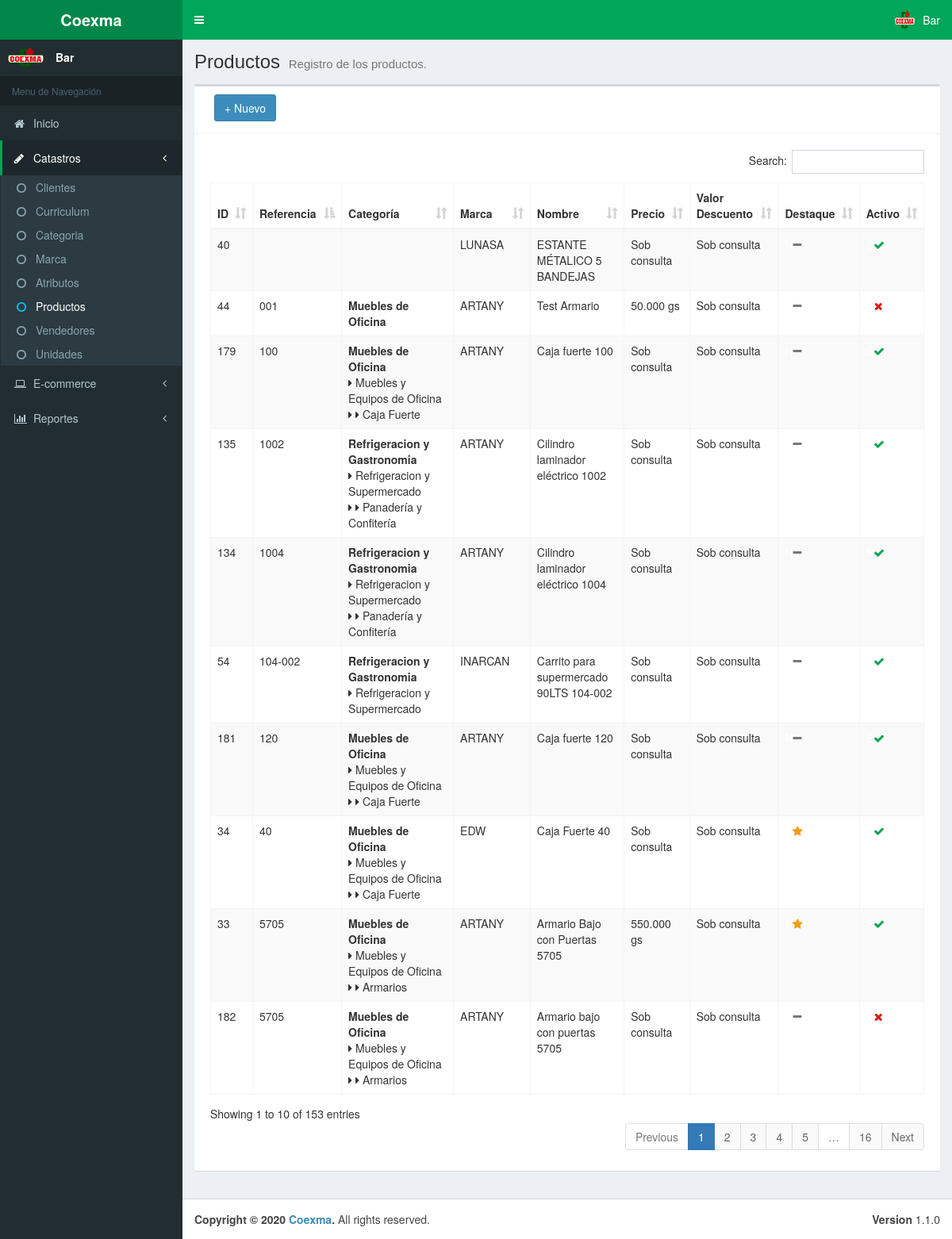
The app's page /admcoexpy/23-03-producto.php (signed in) with its own data.
### tables this page shows
CREATE TABLE `tb_producto` (
  `id` int(20) NOT NULL,
  `referencia` varchar(20) DEFAULT NULL,
  `nombre` varchar(80) NOT NULL,
  `descripcion_corta` text NOT NULL,
  `descripcion_detallada` text NOT NULL,
  `precio` int(11) DEFAULT NULL,
  `valor_descuento` double DEFAULT NULL,
  `descripcion` varchar(50) DEFAULT NULL,
  `valor_mayorista` int(11) DEFAULT NULL,
  `id_marca` int(11) NOT NULL,
  `destaque` tinyint(1) NOT NULL,
  `activo` tinyint(1) NOT NULL,
  `unique_hits` int(11) DEFAULT NULL,
  `total_hits` int(11) DEFAULT NULL
);

CREATE TABLE `tb_producto_categoria` (
  `id_producto` int(11) NOT NULL,
  `id_categoria` int(11) NOT NULL
);

CREATE TABLE `tb_categoria` (
  `id` int(11) NOT NULL,
  `nombre` varchar(80) NOT NULL,
  `id_padre` int(11) DEFAULT NULL,
  `menu` tinyint(1) NOT NULL,
  `activo` tinyint(1) NOT NULL,
  `descripcion` text
);

CREATE TABLE `tb_marca` (
  `id` int(11) NOT NULL,
  `nombre` varchar(80) NOT NULL,
  `url` varchar(80) DEFAULT NULL,
  `activo` tinyint(1) NOT NULL
);

### admcoexpy/mods/server/producto.php (called while the page is built, shortened)
<?php
	function getAllProductos () {
		$connection = conn();
		$sql = "SELECT tb_producto.*, tb_marca.nombre AS marca FROM tb_producto LEFT JOIN tb_marca ON tb_producto.id_marca = tb_marca.id ORDER BY id ASC";
		$query = $connection->prepare($sql);
		$query->execute();
		if ($query->rowCount() > 0) {
			$result= $query->fetchAll();
		} else {
			$result = null;
		}
		return $result;
	}
?>

### admcoexpy/mods/objs/producto.php (called while the page is built, shortened)
<?php
	include_once "mods/server/producto.php";
    include_once "mods/server/categoria.php";
	$productos = getAllProductos();
?>

### admcoexpy/mods/server/categoria.php (called while the page is built, shortened)
<?php
	function getProdCategorias ($producto) {
		$connection = conn();
		$sql = "SELECT * FROM tb_producto_categoria LEFT JOIN tb_categoria ON tb_producto_categoria.id_categoria = tb_categoria.id WHERE tb_categoria.id_padre IS NULL AND tb_producto_categoria.id_producto = '$producto' ORDER BY nombre ASC";
		$query = $connection->prepare($sql);
		$query->execute();
		if ($query->rowCount() > 0) {
			$result= $query->fetchAll();
		} else {
			$result = null;
		}
		return $result;
	}
	function getProdSubCategorias ($categoria, $producto) {
		$connection = conn();
		$sql = "SELECT * FROM tb_producto_categoria LEFT JOIN tb_categoria ON tb_producto_categoria.id_categoria = tb_categoria.id WHERE tb_categoria.id_padre = '$categoria' AND tb_producto_categoria.id_producto = '$producto' ORDER BY nombre ASC";
		$query = $connection->prepare($sql);
		$query->execute();
		if ($query->rowCount() > 0) {
			$result= $query->fetchAll();
		} else {
			$result = null;
		}
		return $result;
	}
?>

### admcoexpy/23-03-producto.php (the view, shortened to what this page needs)
<!DOCTYPE html>
<html>
<head>
	<?php include 'includes/head.php'; ?>
</head>
<body class="hold-transition skin-green sidebar-mini">
	<div class="wrapper">
		<?php include 'includes/header.php'; ?>
		<?php include 'includes/aside.php'; ?>
		<?php include_once "mods/objs/producto.php";?>
		<div class="content-wrapper">
			<section class="content-header">
				<h1>
					Productos
					<small>Registro de los productos.</small>
				</h1>
			</section>
			<section class="content">
				<div class="box">
					<div class="box-header with-border">
						<div class="col-md-3 pull-left">
							<a href="producto_detalle.php" class="btn btn-primary" style="margin-bottom: 5px;">+ Nuevo</a>
						</div>
					</div>
					<div class="box-body">
						<div class="box-body table-responsive">
							<table class="table table-striped table-bordered display nowra" id="tabladatos">
							<thead>
								<tr>
								    <th>ID</th>
									<th>Referencia</th>
									<th>Categoría</th>
									<th>Marca</th>
									<th>Nombre</th>
									<th>Precio</th>
									<th>Valor Descuento</th>
									<th>Destaque</th>
									<th>Activo</th>
								</tr>
							</thead>
							<tbody>
								<?php
									if ($productos != null) {
										foreach ($productos as $row) {
								?>
								<tr onclick="window.location.href = 'producto_detalle.php?producto=<?php echo $row['id'];?>';">
								<td><?php echo $row['id'];?></td>
									<td><?php echo $row['referencia'];?></td>
									<td>
									<?php
										$categoriasprod = getProdCategorias($row['id']);
										foreach ($categoriasprod as $categoria) {
											echo '<b>'.$categoria['nombre'].'</b><br>';
											$subcategoriasprod = getProdSubCategorias($categoria['id'], $row['id']);
											if ($subcategoriasprod != null) {
												foreach ($subcategoriasprod as $subcategoria) {
													echo '<i class="fa fa-caret-right"></i> '.$subcategoria['nombre'].'<br>';
													$subsubcategorias = getProdSubCategorias($subcategoria['id'], $row['id']);
													if ($subsubcategorias != null) {
														foreach ($subsubcategorias as $subsubcategoria) {
															echo '<i class="fa fa-caret-right"></i> <i class="fa fa-caret-right"></i> '.$subsubcategoria['nombre'].'<br>';
														}
													}
												}
											}
										}
									?>
									</td>
									<td><?php echo $row['marca'];?></td>
									<td><?php echo $row['nombre'];?></td>
									<td>
									<?php
										$minorista = "";
										if ($row['precio'] > 0) {
											$minorista = number_format($row['precio'], 0, ',', '.')." gs";
										} else {
											$minorista = "Sob consulta ";
										}
										echo $minorista;
									?>
									</td>
									<td>
									<?php
										$mayorista = "";
										if ($row['valor_descuento'] > 0) {
											$mayorista = number_format($row['valor_descuento'], 0, ',', '.')." gs";
										} else {
											$mayorista = "Sob consulta ";
										}
										echo $mayorista;
									?>
									</td>
									<td>
									<?php
										if ($row['destaque'] == 1) {
											echo '<span style="color: white">S</span><i class="fa fa-star text-warning"></i>';
										} else {
											echo '<span style="color: white">N</span><i class="fa fa-minus text-muted"></i>';
										}
									?>
									</td>
									<td>
									<?php
										if ($row['activo'] == 1) {
											echo '<span style="color: white">S</span><i class="fa fa-check text-success"></i>';
										} else {
											echo '<span style="color: white">N</span><i class="fa fa-close text-danger"></i>';
										}
									?>
									</td>
								</tr>
								<?php }}?>
							</tbody>
							</table>
						</div>
					</div>
				</div>
			</section>
		</div>
		<?php include "includes/footer.php"; ?>
	</div>
</body>
</html>

### admcoexpy/includes/head.php (shortened to what this page needs)
<link rel="stylesheet" href="https://maxcdn.bootstrapcdn.com/bootstrap/3.3.7/css/bootstrap.min.css">
<link href="https://gitcdn.github.io/bootstrap-toggle/2.2.2/css/bootstrap-toggle.min.css" rel="stylesheet">
<link rel="stylesheet" href="https://stackpath.bootstrapcdn.com/font-awesome/4.7.0/css/font-awesome.min.css">
<link rel="stylesheet" href="css/AdminLTE.min.css">
<link rel="stylesheet" href="css/skin-green.min.css">
<link rel="stylesheet" href="plugins/bootstrap-select/dist/css/bootstrap-select.min.css">
<link rel="stylesheet" type="text/css" href="https://cdn.jsdelivr.net/npm/daterangepicker/daterangepicker.css" />
<link rel="stylesheet" type="text/css" href="plugins/DataTables/DataTables-1.10.20/css/dataTables.bootstrap.css"/>
<link rel="stylesheet" type="text/css" href="plugins/DataTables/DataTables-1.10.20/buttons.dataTables.min.css"/>
<link rel="stylesheet" type="text/css" href="plugins/bootstrap-datepicker/css/bootstrap-datepicker.standalone.min.css"/>
<link rel="stylesheet" type="text/css" href="plugins/bootstrap-datepicker/css/bootstrap-datepicker3.standalone.min.css"/>
<link rel="stylesheet" href="plugins/select2/dist/css/select2.min.css">
<link href="https://cdn.jsdelivr.net/gh/gitbrent/bootstrap4-toggle@3.6.1/css/bootstrap4-toggle.min.css" rel="stylesheet">
<link rel="stylesheet" href="css/select2-alt.css">
<link rel="stylesheet" href="css/estilos.css">

### admcoexpy/includes/header.php (shortened to what this page needs)
<header class="main-header">
	<a href="index.php" class="logo">
		<span class="logo-lg"><?php echo $_SESSION['empresa-menu'];?></span>
	</a>
	<nav class="navbar navbar-static-top">
		<a href="#" class="sidebar-toggle" data-toggle="push-menu" role="button">
		</a>
		<div class="navbar-custom-menu">
			<ul class="nav navbar-nav">
				<li class="dropdown user user-menu">
					<a href="#" class="dropdown-toggle" data-toggle="dropdown">
						<img src="../img/logo.png" class="user-image" alt="User Image">
						<span class="hidden-xs"><?php echo $_SESSION['nome_usuario'];?></span>
					</a>
				</li>
			</ul>
		</div>
	</nav>
</header>

### admcoexpy/includes/aside.php (shortened to what this page needs)
<aside class="main-sidebar">
	<section class="sidebar">
		<div class="user-panel">
			<div class="pull-left image">
				<img src="../img/logo.png" class="img-circle" alt="User Image">
			</div>
			<div class="pull-left info">
				<p><?php echo $_SESSION['nome_usuario'];?></p>
			</div>
		</div>
		<?php
			$inicio = "";
			$catastro = "";
			$subcliente1 = "";
			$subcliente2 = "";
			$subcurriculum1 = "";
			$subcurriculum2 = "";
			$subcategoria1 = "";
			$subcategoria2 = "";
			$submarca1 = "";
			$submarca2 = "";
			$subatributo1 = "";
			$subatributo2 = "";
			$subproducto1 = "";
			$subproducto2 = "";
			$subvendedor1 = "";
			$subvendedor2 = "";
			$subunidad1 = "";
			$subunidad2 = "";
			$ecommerce = "";
			$reportes = "";
			if (strpos($_SERVER['REQUEST_URI'], 'cliente.php') !== false){
				$catastro = "active";
				$subcliente1 = "active";
				$subcliente2 = "text-aqua";
			} else if (strpos($_SERVER['REQUEST_URI'], 'curriculum.php') !== false OR strpos($_SERVER['REQUEST_URI'], 'curriculum_detalle.php') !== false){
				$catastro = "active";
				$subcurriculum1 = "active";
				$subcurriculum2 = "text-aqua";
			} else if (strpos($_SERVER['REQUEST_URI'], 'categoria.php') !== false){
				$catastro = "active";
				$subcategoria1 = "active";
				$subcategoria2 = "text-aqua";
			} else if (strpos($_SERVER['REQUEST_URI'], 'marca.php') !== false){
				$catastro = "active";
				$submarca1 = "active";
				$submarca2 = "text-aqua";
			} else if (strpos($_SERVER['REQUEST_URI'], 'atributo.php') !== false){
				$catastro = "active";
				$subatributo1 = "active";
				$subatributo2 = "text-aqua";
			} else if (strpos($_SERVER['REQUEST_URI'], 'producto.php') !== false OR strpos($_SERVER['REQUEST_URI'], 'producto_detalle.php') !== false){
				$catastro = "active";
				$subproducto1 = "active";
				$subproducto2 = "text-aqua";
			} else if (strpos($_SERVER['REQUEST_URI'], 'vendedor.php') !== false){
				$catastro = "active";
				$subvendedor1 = "active";
				$subvendedor2 = "text-aqua";
			} else if (strpos($_SERVER['REQUEST_URI'], 'unidad.php') !== false){
				$catastro = "active";
				$subunidad1 = "active";
				$subunidad2 = "text-aqua";
			} else if (strpos($_SERVER['REQUEST_URI'], 'pedido.php') !== false OR strpos($_SERVER['REQUEST_URI'], 'pedido_detalle.php') !== false){
				$ecommerce = "active";
				$subpedidos1 = "active";
				$subpedidos2 = "text-aqua";
			} else if (strpos($_SERVER['REQUEST_URI'], 'pedido_express.php') !== false){
				$ecommerce = "active";
				$subpedidosexp1 = "active";
				$subpedidosexp2 = "text-aqua";
			} else if (strpos($_SERVER['REQUEST_URI'], 'pedidos_whatsapp.php') !== false){
				$ecommerce = "active";
				$subpedidoswp1 = "active";
				$subpedidoswp2 = "text-aqua";
			} else if (strpos($_SERVER['REQUEST_URI'], 'banner.php') !== false){
				$ecommerce = "active";
				$subbanner1 = "active";
				$subbanner2 = "text-aqua";
			} else if (strpos($_SERVER['REQUEST_URI'], 'contacto.php') !== false){
				$ecommerce = "active";
				$subcontacto1 = "active";
				$subcontacto2 = "text-aqua";
			} else if (strpos($_SERVER['REQUEST_URI'], 'usuario.php') !== false){
				$configuraciones = "active";
				$subusuario1 = "active";
				$subusuario2 = "text-aqua";
			} else if (strpos($_SERVER['REQUEST_URI'], 'informaciones.php') !== false){
				$configuraciones = "active";
				$subinfo1 = "active";
				$subinfo2 = "text-aqua";
			} else if (strpos($_SERVER['REQUEST_URI'], 'encuesta.php') !== false){
				$reportes = "active";
				$encuesta1 = "active";
				$encuesta2 = "text-aqua";
			} else {
				$inicio = "active";
			}
		?>
		<ul class="sidebar-menu" data-widget="tree">
			<li class="header">Menu de Navegación</li>
			<li class="<?php echo $inicio;?>">
				<a href="index.php">
					<i class="fa fa-home"></i> <span>Inicio</span>
				</a>
			</li>
			<li class="<?php echo $catastro;?> treeview">
				<a href="#">
					<i class="fa fa-pencil"></i> <span>Catastros</span>
					<span class="pull-right-container">
						<i class="fa fa-angle-left pull-right"></i>
					</span>
				</a>
				<ul class="treeview-menu">
					<li class="<?php echo $subcliente1;?>"><a href="cliente.php"><i class="fa fa-circle-o <?php echo $subcliente2;?>"></i> Clientes</a></li>
					<li class="<?php echo $subcurriculum1;?>"><a href="curriculum.php"><i class="fa fa-circle-o <?php echo $subcurriculum2;?>"></i> Curriculum</a></li>
					<li class="<?php echo $subcategoria1;?>"><a href="categoria.php"><i class="fa fa-circle-o <?php echo $subcategoria2;?>"></i> Categoria</a></li>
					<li class="<?php echo $submarca1;?>"><a href="marca.php"><i class="fa fa-circle-o <?php echo $submarca2;?>"></i> Marca</a></li>
					<li class="<?php echo $subatributo1;?>"><a href="atributo.php"><i class="fa fa-circle-o <?php echo $subatributo2;?>"></i> Atributos</a></li>
					<li class="<?php echo $subproducto1;?>"><a href="producto.php"><i class="fa fa-circle-o <?php echo $subproducto2;?>"></i> Productos</a></li>
					<li class="<?php echo $subvendedor1;?>"><a href="vendedor.php"><i class="fa fa-circle-o <?php echo $subvendedor2;?>"></i> Vendedores</a></li>
					<li class="<?php echo $subunidad1;?>"><a href="unidad.php"><i class="fa fa-circle-o <?php echo $subunidad2;?>"></i> Unidades</a></li>
				</ul>
			</li>
			<li class="<?php echo $ecommerce;?> treeview">
				<a href="#">
					<i class="fa fa-laptop"></i> <span>E-commerce</span>
					<span class="pull-right-container">
						<i class="fa fa-angle-left pull-right"></i>
					</span>
				</a>
			</li>
			<li class="<?php echo $reportes;?> treeview">
				<a href="#">
					<i class="fa fa-bar-chart"></i> <span>Reportes</span>
					<span class="pull-right-container">
						<i class="fa fa-angle-left pull-right"></i>
					</span>
				</a>
			</li>
		</ul>
	</section>
</aside>

### admcoexpy/includes/footer.php
<footer class="main-footer">
	<div class="pull-right hidden-xs">
		<b>Version</b> 1.1.0
	</div>
	<strong>Copyright &copy; 2020 <a href=""><?php echo $_SESSION['empresa'];?></a>.</strong> All rights
	reserved.
</footer>

### admcoexpy/css/estilos.css (style rules this page uses)
.text-success { color: #00a65a; }
.text-warning { color: #f39c12; }
.text-danger { color: #d91e18; }

### records on screen
tb_producto: id "33", referencia "5705", id_marca.nombre "ARTANY", nombre "Armario Bajo con Puertas 5705", precio "550.000 gs", valor_descuento "Sob consulta", destaque 1 (drawn), activo 1 (drawn)
tb_producto_categoria: id_categoria.nombre "Muebles de Oficina"
tb_producto_categoria: id_categoria.nombre "Muebles y Equipos de Oficina"
tb_producto_categoria: id_categoria.nombre "Armarios"
tb_producto: id "34", referencia "40", id_marca.nombre "EDW", nombre "Caja Fuerte 40", precio "Sob consulta", valor_descuento "Sob consulta", destaque 1 (drawn), activo 1 (drawn)
tb_producto_categoria: id_categoria.nombre "Muebles de Oficina"
tb_producto_categoria: id_categoria.nombre "Muebles y Equipos de Oficina"
tb_producto_categoria: id_categoria.nombre "Caja Fuerte"
tb_producto: id "40", id_marca.nombre "LUNASA", nombre "ESTANTE MÉTALICO 5 BANDEJAS", precio "Sob consulta", valor_descuento "Sob consulta", destaque "N", activo 1 (drawn)
tb_producto: id "44", referencia "001", id_marca.nombre "ARTANY", nombre "Test Armario", precio "50.000 gs", valor_descuento "Sob consulta", destaque "N", activo 0 (drawn)
tb_producto_categoria: id_categoria.nombre "Muebles de Oficina"
tb_producto: id "54", referencia "104-002", id_marca.nombre "INARCAN", nombre "Carrito para supermercado 90LTS 104-002", precio "Sob consulta", valor_descuento "Sob consulta", destaque "N", activo 1 (drawn)
tb_producto_categoria: id_categoria.nombre "Refrigeracion y Gastronomia"
tb_producto_categoria: id_categoria.nombre "Refrigeracion y Supermercado"
tb_producto: id "134", referencia "1004", id_marca.nombre "ARTANY", nombre "Cilindro laminador eléctrico 1004", precio "Sob consulta", valor_descuento "Sob consulta", destaque "N", activo 1 (drawn)
tb_producto_categoria: id_categoria.nombre "Refrigeracion y Gastronomia"
tb_producto_categoria: id_categoria.nombre "Refrigeracion y Supermercado"
tb_producto_categoria: id_categoria.nombre "Panadería y Confitería"
tb_producto: id "135", referencia "1002", id_marca.nombre "ARTANY", nombre "Cilindro laminador eléctrico 1002", precio "Sob consulta", valor_descuento "Sob consulta", destaque "N", activo 1 (drawn)
tb_producto_categoria: id_categoria.nombre "Refrigeracion y Gastronomia"
tb_producto_categoria: id_categoria.nombre "Refrigeracion y Supermercado"
tb_producto_categoria: id_categoria.nombre "Panadería y Confitería"
tb_producto: id "179", referencia "100", id_marca.nombre "ARTANY", nombre "Caja fuerte 100", precio "Sob consulta", valor_descuento "Sob consulta", destaque "N", activo 1 (drawn)
tb_producto_categoria: id_categoria.nombre "Muebles de Oficina"
tb_producto_categoria: id_categoria.nombre "Muebles y Equipos de Oficina"
tb_producto_categoria: id_categoria.nombre "Caja Fuerte"
tb_producto: id "181", referencia "120", id_marca.nombre "ARTANY", nombre "Caja fuerte 120", precio "Sob consulta", valor_descuento "Sob consulta", destaque "N", activo 1 (drawn)
tb_producto_categoria: id_categoria.nombre "Muebles de Oficina"
tb_producto_categoria: id_categoria.nombre "Muebles y Equipos de Oficina"
tb_producto_categoria: id_categoria.nombre "Caja Fuerte"
tb_producto: id "182", referencia "5705", id_marca.nombre "ARTANY", nombre "Armario bajo con puertas 5705", precio "Sob consulta", valor_descuento "Sob consulta", destaque "N", activo 0 (drawn)
tb_producto_categoria: id_categoria.nombre "Muebles de Oficina"
tb_producto_categoria: id_categoria.nombre "Muebles y Equipos de Oficina"
tb_producto_categoria: id_categoria.nombre "Armarios"

### other values on screen
$_SESSION['empresa-menu'] "Coexma"
$_SESSION['nome_usuario'] "Bar"
$_SESSION['empresa'] "Coexma"
